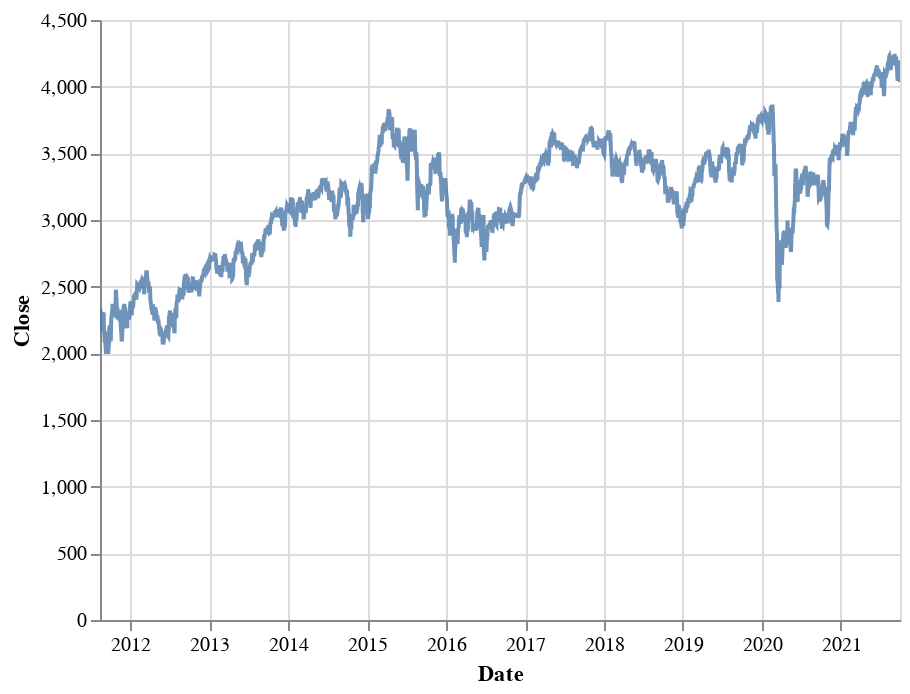

Notebook code cell kept with this figure:
### Code cell
chart =(
    alt.Chart(euro_stock50)
    .mark_line(opacity=0.8,clip=True)
    .encode(
        x="Date:T",
        y=alt.Y("Close:Q",stack=None)
    )
)
chart

### Figure 1 — Vega-Lite specification as saved in the notebook (floating-point values rounded to 4 significant figures; data arrays with more than 128 entries replaced by an {"elided": "..."} marker saying what was removed)
{"config": {"view": {"continuousWidth": 400, "continuousHeight": 300}}, "data": {"name": "data-3267d6428d3e804bfe68a6eac74d2062"}, "mark": {"type": "line", "clip": true, "opacity": 0.8}, "encoding": {"x": {"type": "temporal", "field": "Date"}, "y": {"type": "quantitative", "field": "Close", "stack": null}}, "$schema": "https://vega.github.io/schema/vega-lite/v4.8.1.json", "datasets": {"data-3267d6428d3e804bfe68a6eac74d2062": {"elided": "2600 records"}}}
